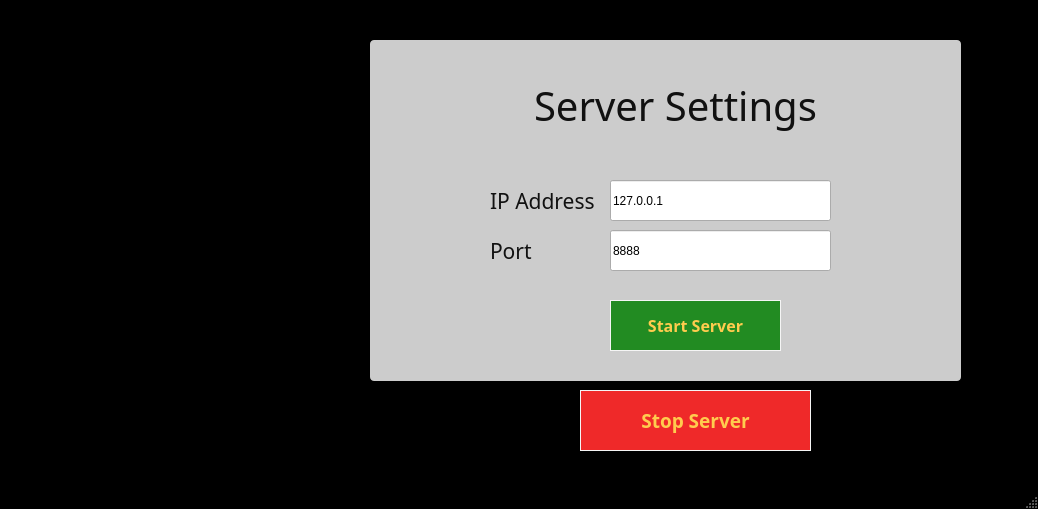
<?xml version="1.0" encoding="UTF-8"?>
<ui version="4.0">
 <class>BeerGameServerWindow</class>
 <widget class="QMainWindow" name="BeerGameServerWindow">
  <property name="geometry">
   <rect>
    <x>0</x>
    <y>0</y>
    <width>1038</width>
    <height>509</height>
   </rect>
  </property>
  <property name="windowTitle">
   <string>MainWindow</string>
  </property>
  <property name="styleSheet">
   <string notr="true">#BeerGameServerWindow {
	background-image: url(:/images/beer_server.jpg);
	background-repeat: repeat-y;
	background-color: black;
}</string>
  </property>
  <widget class="QWidget" name="centralwidget">
   <widget class="QGroupBox" name="settingsGroup">
    <property name="enabled">
     <bool>true</bool>
    </property>
    <property name="geometry">
     <rect>
      <x>370</x>
      <y>40</y>
      <width>591</width>
      <height>341</height>
     </rect>
    </property>
    <property name="styleSheet">
     <string notr="true">#settingsGroup{
	background-color: rgba(255,255,255, 0.8);
	border-radius: 4px;
}

#settingsGroup:disabled{
	background-color: rgba(220,220,220, 0.4);
}</string>
    </property>
    <property name="title">
     <string/>
    </property>
    <widget class="QFrame" name="frame">
     <property name="geometry">
      <rect>
       <x>70</x>
       <y>110</y>
       <width>401</width>
       <height>141</height>
      </rect>
     </property>
     <property name="styleSheet">
      <string notr="true">#frame{
   border: 0px solid #f5f5f5;
}</string>
     </property>
     <property name="frameShape">
      <enum>QFrame::StyledPanel</enum>
     </property>
     <property name="frameShadow">
      <enum>QFrame::Raised</enum>
     </property>
     <widget class="QLineEdit" name="ip_input">
      <property name="geometry">
       <rect>
        <x>170</x>
        <y>30</y>
        <width>221</width>
        <height>41</height>
       </rect>
      </property>
      <property name="styleSheet">
       <string notr="true">#lineEdit{
    border: 1px solid #f5f5f5;
}</string>
      </property>
      <property name="text">
       <string>127.0.0.1</string>
      </property>
     </widget>
     <widget class="QLabel" name="ip_label">
      <property name="geometry">
       <rect>
        <x>50</x>
        <y>30</y>
        <width>131</width>
        <height>41</height>
       </rect>
      </property>
      <property name="font">
       <font>
        <family>League Spartan Bold</family>
        <pointsize>16</pointsize>
       </font>
      </property>
      <property name="styleSheet">
       <string notr="true">#ip_label { 
	color: #111;
	font-family: 'League Spartan Bold', arial;
}

#ip_label:disabled {
	color: #c0c0c0;
}</string>
      </property>
      <property name="text">
       <string>IP Address</string>
      </property>
     </widget>
     <widget class="QLineEdit" name="port_input">
      <property name="geometry">
       <rect>
        <x>170</x>
        <y>80</y>
        <width>221</width>
        <height>41</height>
       </rect>
      </property>
      <property name="styleSheet">
       <string notr="true">#lineEdit_3{
    border: 1px solid #f5f5f5;
}</string>
      </property>
      <property name="text">
       <string>8888</string>
      </property>
     </widget>
     <widget class="QLabel" name="port_label">
      <property name="geometry">
       <rect>
        <x>50</x>
        <y>80</y>
        <width>131</width>
        <height>41</height>
       </rect>
      </property>
      <property name="font">
       <font>
        <family>League Spartan Bold</family>
        <pointsize>16</pointsize>
       </font>
      </property>
      <property name="styleSheet">
       <string notr="true">#port_label{ 
	color: #111;
	font-family: 'League Spartan Bold', arial;
}

#port_label:disabled {
	color: #c0c0c0;
}</string>
      </property>
      <property name="text">
       <string>Port</string>
      </property>
     </widget>
     <zorder>port_input</zorder>
     <zorder>ip_label</zorder>
     <zorder>port_label</zorder>
     <zorder>ip_input</zorder>
    </widget>
    <widget class="QLabel" name="win_heading">
     <property name="geometry">
      <rect>
       <x>110</x>
       <y>10</y>
       <width>391</width>
       <height>111</height>
      </rect>
     </property>
     <property name="font">
      <font>
       <family>League Spartan Bold</family>
       <pointsize>30</pointsize>
      </font>
     </property>
     <property name="styleSheet">
      <string notr="true">#win_heading{ 
	color: #111;
	font-family: 'League Spartan Bold', arial;
	color: #111;
}

#win_heading:disabled {
	color: #c0c0c0;
}</string>
     </property>
     <property name="text">
      <string>Server Settings</string>
     </property>
     <property name="alignment">
      <set>Qt::AlignCenter</set>
     </property>
    </widget>
    <widget class="QPushButton" name="start_server_btn">
     <property name="geometry">
      <rect>
       <x>240</x>
       <y>260</y>
       <width>171</width>
       <height>51</height>
      </rect>
     </property>
     <property name="font">
      <font>
       <family>League Spartan Bold</family>
       <pointsize>12</pointsize>
       <weight>75</weight>
       <bold>true</bold>
      </font>
     </property>
     <property name="cursor">
      <cursorShape>PointingHandCursor</cursorShape>
     </property>
     <property name="styleSheet">
      <string notr="true">#start_server_btn {
    color:#ffcc4e;
    background-color:forestgreen;
    font-family: 'League Spartan Bold', arial;
    font-weight: bold;
    border: 1px solid #f5f5f5; 
}

#start_server_btn:hover { 
	background-color: #66c011; 
	color: black;
}

#start_server_btn:disabled { 
	background-color: #c0c0c0;
}</string>
     </property>
     <property name="text">
      <string>Start Server</string>
     </property>
    </widget>
    <zorder>frame</zorder>
    <zorder>start_server_btn</zorder>
    <zorder>win_heading</zorder>
   </widget>
   <widget class="QPushButton" name="stopServerBtn">
    <property name="geometry">
     <rect>
      <x>580</x>
      <y>390</y>
      <width>231</width>
      <height>61</height>
     </rect>
    </property>
    <property name="font">
     <font>
      <family>League Spartan Bold</family>
      <pointsize>14</pointsize>
      <weight>75</weight>
      <bold>true</bold>
     </font>
    </property>
    <property name="styleSheet">
     <string notr="true">#stopServerBtn {
        color:#ffcc4e;	
        background-color: rgb(239, 41, 41);	
        border-color:#4cae4c;
        font-family: 'League Spartan Bold', arial; 
        font-weight:bold;
        border: 1px solid #f5f5f5; 
}
#stopServerBtn:hover { 
        background-color: #66c011; 
color: white; border: 1px solid black;
}</string>
    </property>
    <property name="text">
     <string>Stop Server</string>
    </property>
   </widget>
   <widget class="QFrame" name="background_blur">
    <property name="geometry">
     <rect>
      <x>0</x>
      <y>0</y>
      <width>1041</width>
      <height>481</height>
     </rect>
    </property>
    <property name="styleSheet">
     <string notr="true">#background_blur {
	background-color: rgba(0,0,0,0.4)
}</string>
    </property>
    <property name="frameShape">
     <enum>QFrame::StyledPanel</enum>
    </property>
    <property name="frameShadow">
     <enum>QFrame::Raised</enum>
    </property>
   </widget>
   <zorder>background_blur</zorder>
   <zorder>stopServerBtn</zorder>
   <zorder>settingsGroup</zorder>
  </widget>
  <widget class="QMenuBar" name="menubar">
   <property name="geometry">
    <rect>
     <x>0</x>
     <y>0</y>
     <width>1038</width>
     <height>22</height>
    </rect>
   </property>
  </widget>
  <widget class="QStatusBar" name="statusbar"/>
 </widget>
 <resources/>
 <connections/>
</ui>
